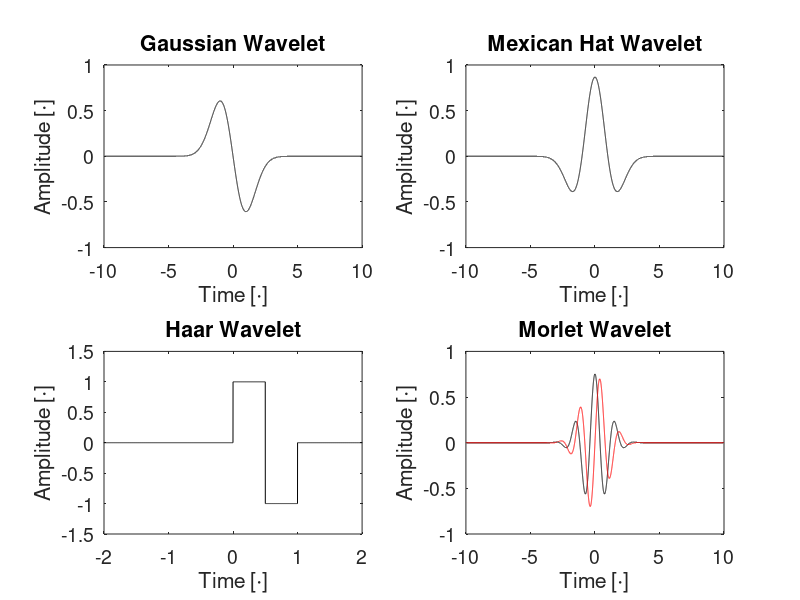
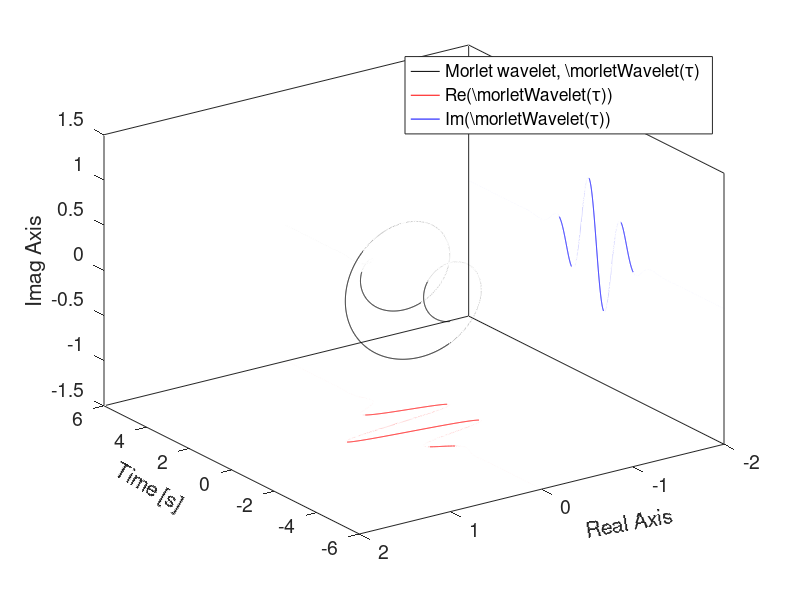
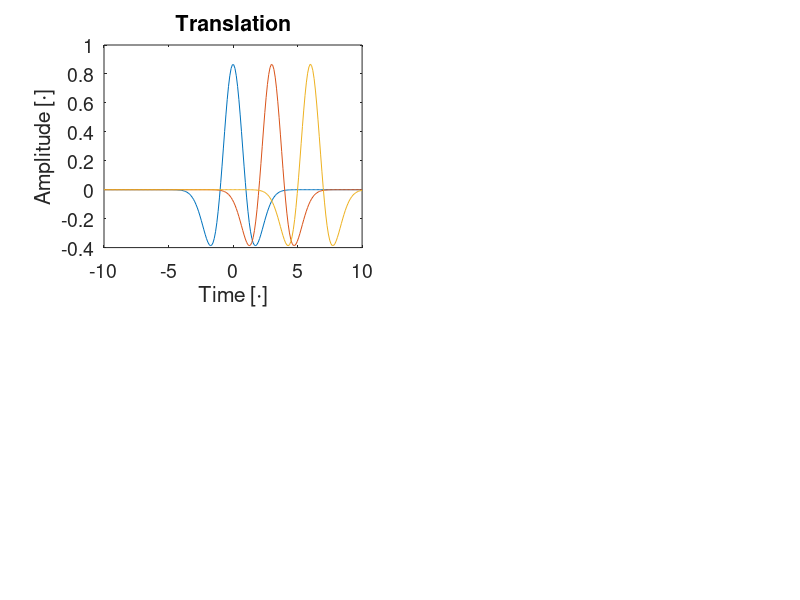

The MATLAB source for these figures, in order: (Note: this script raises an error after producing the figures.)


clc,clear,close all

t = -10:1e-3:10;

gaussianWavelet = -t.*exp(-t.^2./2);

mexicanHatWavelet = (2/(sqrt(3)*pi^0.25))*exp(-t.^2/2).*(1-t.^2);

haarWavelet = 0*t;
haarWavelet(sum(t <= 0):sum(t<1/2)) = 1;
haarWavelet(sum(t <= 1/2):sum(t<1)) = -1;

omega0 = 4; % Central frequency of the Morlet wavelet in rad/s
morletWavelet = 1/(pi^(1/4))*exp(1i*omega0*t).*exp(-t.^2/2);


figure
subplot(2,2,1)
plot(t,gaussianWavelet,'k')
ylim([-1 1])
xlabel('Time [\cdot]'); ylabel('Amplitude [\cdot]')
title('Gaussian Wavelet'); set(gca,'fontsize',14)

subplot(2,2,2)
plot(t,mexicanHatWavelet,'k')
ylim([-1 1])
xlabel('Time [\cdot]'); ylabel('Amplitude [\cdot]')
title('Mexican Hat Wavelet'); set(gca,'fontsize',14)

subplot(2,2,3)
plot(t,haarWavelet,'k')
xlim([-2 2]); ylim([-1.5 1.5])
xlabel('Time [\cdot]'); ylabel('Amplitude [\cdot]')
title('Haar Wavelet'); set(gca,'fontsize',14)

subplot(2,2,4)
plot(t,real(morletWavelet),'k',t,imag(morletWavelet),'r')
ylim([-1 1])
xlabel('Time [\cdot]'); ylabel('Amplitude [\cdot]')
title('Morlet Wavelet'); set(gca,'fontsize',14)
set(gcf,"Renderer","painters")

%% Plot Morlet in Complex Plane
figure
plot3(t, real(morletWavelet), imag(morletWavelet),'k', 'LineWidth',0.5)
hold on
plot3(t, real(morletWavelet), zeros(size(t))-1.5,'r')
plot3(t, zeros(size(t))-2, imag(morletWavelet),'b')
box on
axis([-6  6    -2  2    -1.5  1.5])
view([-125  30])
xlabel('Time [s]', 'Rotation',-30)
ylabel('Real Axis', 'Rotation',10)
zlabel('Imag Axis')
legend('Morlet wavelet, \morletWavelet(\tau)',...
    'Re(\morletWavelet(\tau))','Im(\morletWavelet(\tau))')
set(gca,'fontsize',14)


%% Plot Dilation and Translation

clc,clear,close all

t = linspace(-10,10,200);
a = 1; tau = [0 3 6]';
in1 = (t-tau)/a;
mexicanHatWavelet1 = (2/(sqrt(3)*pi^0.25))*exp(-in1.^2/2).*(1-in1.^2);

a = [1 2 4]'; tau = 0;
in2 = (t-tau)./a;
mexicanHatWavelet2 = (2/(sqrt(3)*pi^0.25))*exp(-in2.^2/2).*(1-in2.^2);


figure
S1 = subplot(2,2,1);
plot(t,mexicanHatWavelet1)
xlabel('Time [\cdot]'); ylabel('Amplitude [\cdot]')
title('Translation'); set(gca,'fontsize',14)
S1.Position(2) = 0.6;
S1.Position(3) = S1.Position(3)*2;
S1.Position(4) = 0.9*S1.Position(4);

S2 = subplot(2,2,3);
plot(t,mexicanHatWavelet2)
xlabel('Time [\cdot]'); ylabel('Amplitude [\cdot]')
title('Dilation (Stretch/Compress)'); set(gca,'fontsize',14)
S2.Position
S2.Position(3) = S2.Position(3)*2;
S2.Position(4) = 0.9*S2.Position(4);


%% 
